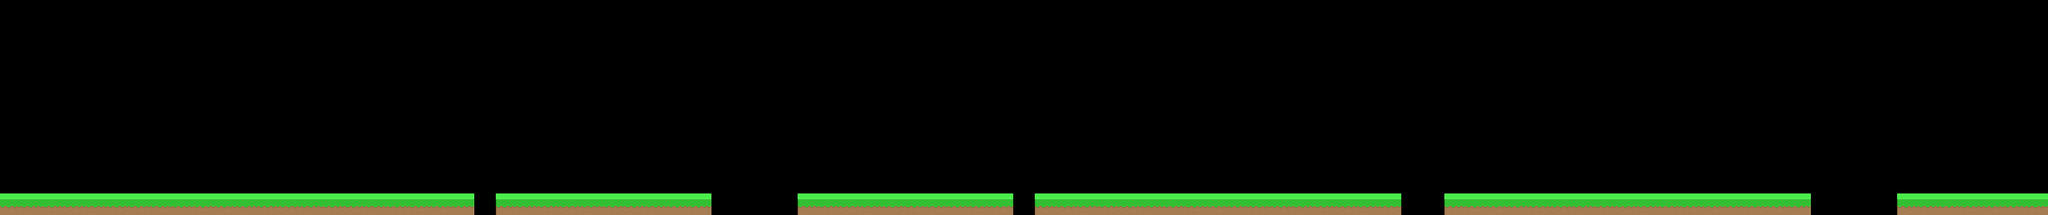

This is a level from a 2D game, rendered from its Tiled map with the project's own tilesets. A one-line summary and the map file follow, with tile-layer data summarised:
An orthogonal 95x10 tile map with 128x128 px tiles, 1 tile layer (Tile Layer 1), 4 tilesets and 104 objects (12x collider, 11x coin, 8x water, 8x Spike, 5x Saw, ...).

<map version="1.9" tiledversion="1.9.2" orientation="orthogonal" renderorder="right-down" width="95" height="10" tilewidth="128" tileheight="128" infinite="0" nextlayerid="36" nextobjectid="426">
 <tileset firstgid="1" source="Tileset/Floor.tsx" />
 <tileset firstgid="27" source="Tileset/Enemies.tsx" />
 <tileset firstgid="30" source="Tileset/Pickups.tsx" />
 <tileset firstgid="32" source="Tileset/Environment.tsx" />
 <layer id="1" name="Tile Layer 1" width="95" height="10">
  <data>[950 cells, 83 non-empty, 3 distinct tile ids]</data>
 </layer>
 <objectgroup id="5" name="Water">
  <object id="303" name="water" gid="27" x="10752" y="1350.4" width="128" height="128" />
  <object id="304" name="water" gid="27" x="10880" y="1350.4" width="128" height="128" />
  <object id="305" name="water" gid="27" x="11008" y="1350.4" width="128" height="128" />
  <object id="306" name="water" gid="27" x="11136" y="1350.4" width="128" height="128" />
  <object id="307" name="water" gid="27" x="4224" y="1350.4" width="128" height="128" />
  <object id="308" name="water" gid="27" x="4352" y="1350.4" width="128" height="128" />
  <object id="309" name="water" gid="27" x="4480" y="1350.4" width="128" height="128" />
  <object id="311" name="water" gid="27" x="4608" y="1350.4" width="128" height="128" />
 </objectgroup>
 <objectgroup id="6" name="Environment">
  <object id="421" gid="45" x="11379.2" y="1164.8" width="240" height="256" />
  <object id="422" gid="45" x="10323.2" y="1164.8" width="240" height="256" />
  <object id="423" gid="44" x="8998.4" y="1158.4" width="37" height="33" />
  <object id="424" gid="37" x="6374.4" y="1164.8" width="40" height="33" />
  <object id="425" gid="39" x="5132.8" y="1164.8" width="37" height="29" />
 </objectgroup>
 <objectgroup id="2" name="Colliders">
  <object id="312" name="collider" x="0" y="1177.6" width="2816" height="102.4" />
  <object id="313" name="collider" x="2816" y="1004.8" width="128" height="275.2" />
  <object id="315" name="collider" x="2944" y="1177.6" width="1280" height="102.4" />
  <object id="316" name="collider" x="4736" y="1177.6" width="1280" height="102.4" />
  <object id="317" name="collider" x="6144" y="1177.6" width="2176" height="102.4" />
  <object id="318" name="collider" x="8576" y="1177.6" width="2176" height="102.4" />
  <object id="319" name="collider" x="11264" y="1177.6" width="896" height="102.4" />
  <object id="320" name="collider" x="8320" y="972.8" width="256" height="307.2" />
  <object id="321" name="collider" x="6016" y="992" width="128" height="288" />
  <object id="334" name="End" x="12025.6" y="0" width="128" height="1203.2" />
  <object id="393" name="collider" x="6739.2" y="761.6" width="128" height="102.4" />
  <object id="394" name="collider" x="7238.4" y="761.6" width="128" height="102.4" />
  <object id="396" name="collider" x="7781.6" y="755.2" width="128" height="102.4" />
 </objectgroup>
 <group id="12" name="Saws">
  <objectgroup id="10" name="Saws">
   <object id="381" name="Saw" gid="29" x="5953.8" y="1075.2" width="98" height="98" />
   <object id="383" name="Saw" gid="29" x="6108.2" y="1075.2" width="98" height="98" />
   <object id="390" name="Saw" gid="29" x="6752" y="927.6" width="98" height="98" />
   <object id="391" name="Saw" gid="29" x="7257.6" y="928" width="98" height="98" />
   <object id="392" name="Saw" gid="29" x="7794.4" y="921.6" width="98" height="98" />
  </objectgroup>
  <objectgroup id="17" name="Moving Saws 1">
   <object id="328" x="623.6" y="1100">
    <point />
   </object>
   <object id="329" x="819.2" y="955.6">
    <point />
   </object>
   <object id="330" x="1015.8" y="1100">
    <point />
   </object>
   <object id="333" x="819.2" y="955.6">
    <point />
   </object>
  </objectgroup>
  <objectgroup id="26" name="Moving Saws 4">
   <object id="361" x="1231.6" y="1100">
    <point />
   </object>
   <object id="362" x="1427.2" y="955.6">
    <point />
   </object>
   <object id="363" x="1623.8" y="1100">
    <point />
   </object>
   <object id="364" x="1427.2" y="955.6">
    <point />
   </object>
  </objectgroup>
  <objectgroup id="24" name="Moving Saws 2" visible="0">
   <object id="349" x="1016.8" y="1100">
    <point />
   </object>
   <object id="348" x="820.2" y="955.6">
    <point />
   </object>
   <object id="347" x="624.6" y="1100">
    <point />
   </object>
   <object id="350" x="820.2" y="955.6">
    <point />
   </object>
  </objectgroup>
  <objectgroup id="25" name="Moving Saws 3">
   <object id="357" x="1623.8" y="1100">
    <point />
   </object>
   <object id="358" x="1427.2" y="955.6">
    <point />
   </object>
   <object id="359" x="1231.6" y="1100">
    <point />
   </object>
   <object id="360" x="1427.2" y="955.6">
    <point />
   </object>
  </objectgroup>
  <objectgroup id="27" name="Moving Saws 5">
   <object id="369" x="2739.2" y="844.8">
    <point />
   </object>
   <object id="370" x="2732.8" y="1094.4">
    <point />
   </object>
  </objectgroup>
  <objectgroup id="28" name="Moving Saws 6">
   <object id="371" x="3040" y="652.8">
    <point />
   </object>
   <object id="372" x="3040" y="1036.8">
    <point />
   </object>
  </objectgroup>
  <objectgroup id="29" name="Moving Saws 7">
   <object id="384" name="2" x="4908.8" y="966.4">
    <point />
   </object>
   <object id="385" name="1" x="5868.8" y="966.4">
    <point />
   </object>
  </objectgroup>
  <objectgroup id="30" name="Moving Saws 8">
   <object id="397" x="6400" y="1068.8">
    <point />
   </object>
   <object id="398" x="6790.4" y="1062.4">
    <point />
   </object>
   <object id="399" x="7104" y="1056">
    <point />
   </object>
   <object id="400" x="6790.4" y="1062.4">
    <point />
   </object>
  </objectgroup>
  <objectgroup id="32" name="Moving Saws 10">
   <object id="405" x="7462.4" y="1056">
    <point />
   </object>
   <object id="406" x="7769.6" y="1056">
    <point />
   </object>
   <object id="407" x="8057.6" y="1049.6">
    <point />
   </object>
   <object id="408" x="7769.6" y="1056">
    <point />
   </object>
  </objectgroup>
  <objectgroup id="33" name="Moving Saws11">
   <object id="409" x="9177.6" y="1113.6">
    <point />
   </object>
   <object id="410" x="9184" y="838.4">
    <point />
   </object>
   <object id="411" x="9190.4" y="524.8">
    <point />
   </object>
  </objectgroup>
  <objectgroup id="34" name="Moving Saws12">
   <object id="416" x="9303.4" y="236.8">
    <point />
   </object>
   <object id="413" x="9297" y="1113.6">
    <point />
   </object>
   <object id="414" x="9301.6" y="691.2">
    <point />
   </object>
  </objectgroup>
  <objectgroup id="35" name="Moving Saws 13">
   <object id="417" x="9299.2" y="1113.6">
    <point />
   </object>
   <object id="419" x="9728" y="1107.2">
    <point />
   </object>
   <object id="420" x="10156.8" y="1107.2">
    <point />
   </object>
  </objectgroup>
 </group>
 <objectgroup id="7" name="Tiles">
  <object id="291" gid="24" x="2816" y="1107.2" width="128" height="128" />
  <object id="292" gid="3" x="2816" y="1235.2" width="128" height="128" />
  <object id="293" gid="3" x="2816" y="1363.2" width="128" height="128" />
  <object id="294" gid="24" x="6016" y="1094.4" width="128" height="128" />
  <object id="295" gid="3" x="6016" y="1222.4" width="128" height="128" />
  <object id="296" gid="3" x="6016" y="1350.4" width="128" height="128" />
  <object id="297" gid="21" x="8320" y="1075.2" width="128" height="128" />
  <object id="298" gid="23" x="8448" y="1075.2" width="128" height="128" />
  <object id="299" gid="3" x="8320" y="1203.2" width="128" height="128" />
  <object id="300" gid="3" x="8320" y="1331.2" width="128" height="128" />
  </objectgroup>
 <objectgroup id="3" name="Spikes">
  <!-- 8 objects omitted --></objectgroup>
 <objectgroup id="4" name="Pickups">
  <!-- 11 objects omitted --></objectgroup>
</map>
<!-- 24 of 104 objects omitted -->
